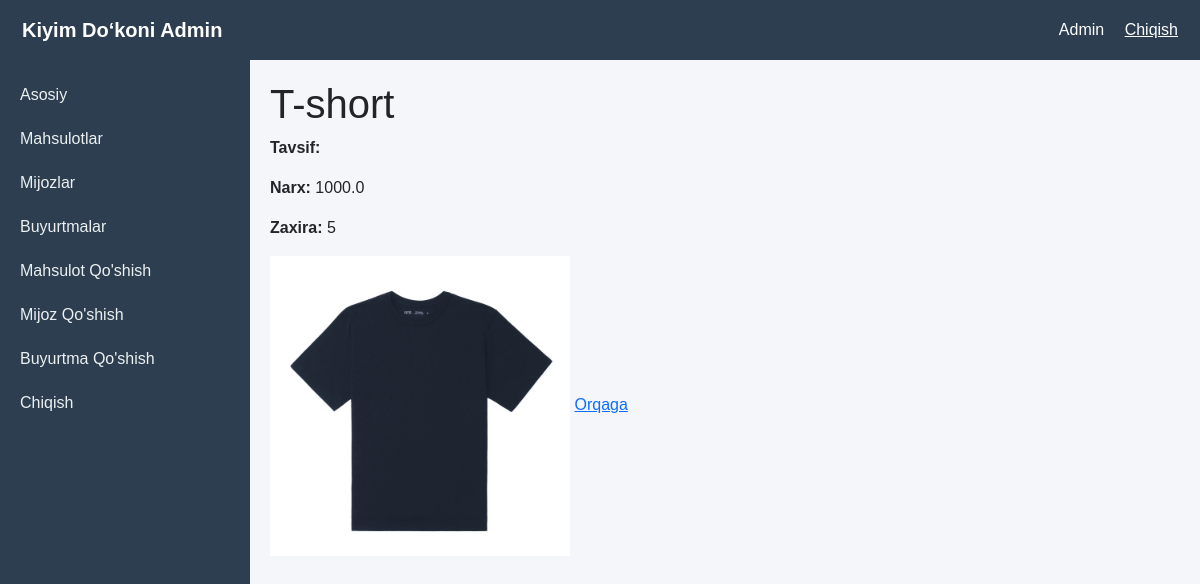
Page /products/6/ (signed in) on the committed database.
### crm_app/models.py (models this page shows, shortened)
class Product(models.Model):
    name = models.CharField(max_length=100)
    category = models.CharField(max_length=50)
    price = models.FloatField()
    stock = models.IntegerField()
    image = models.ImageField(upload_to='products/', blank=True, null=True)

### crm_app/views.py (the view)
# urls.py: path('products/<int:pk>/', views.product_detail, name='product_detail'),
@login_required(login_url='/register/')
def product_detail(request, pk):
    product = get_object_or_404(Product, pk=pk)
    return render(request, 'crm/product_detail.html', {'product': product})

### crm_app/templates/crm/product_detail.html (shortened to what this page needs)
{% extends 'crm/base.html' %}
{% block content %}
    <h1>{{ product.name }}</h1>
    <p><strong>Tavsif:</strong> {{ product.description }}</p>
    <p><strong>Narx:</strong> {{ product.price }}</p>
    <p><strong>Zaxira:</strong> {{ product.stock }}</p>
    {% if product.image %}
        <img src="{{ product.image.url }}" alt="{{ product.name }}" style="max-width: 300px;">
    {% endif %}
    <a href="{% url 'product_list' %}">Orqaga</a>
{% endblock %}

### crm_app/templates/crm/base.html (style rules this page uses)
body { background-color: #f4f6f9; font-family: Arial, sans-serif; transition: all 0.3s ease; }

### rows in the picture
Product: name "T-short", price "1000.0", stock "5", image (picture)
